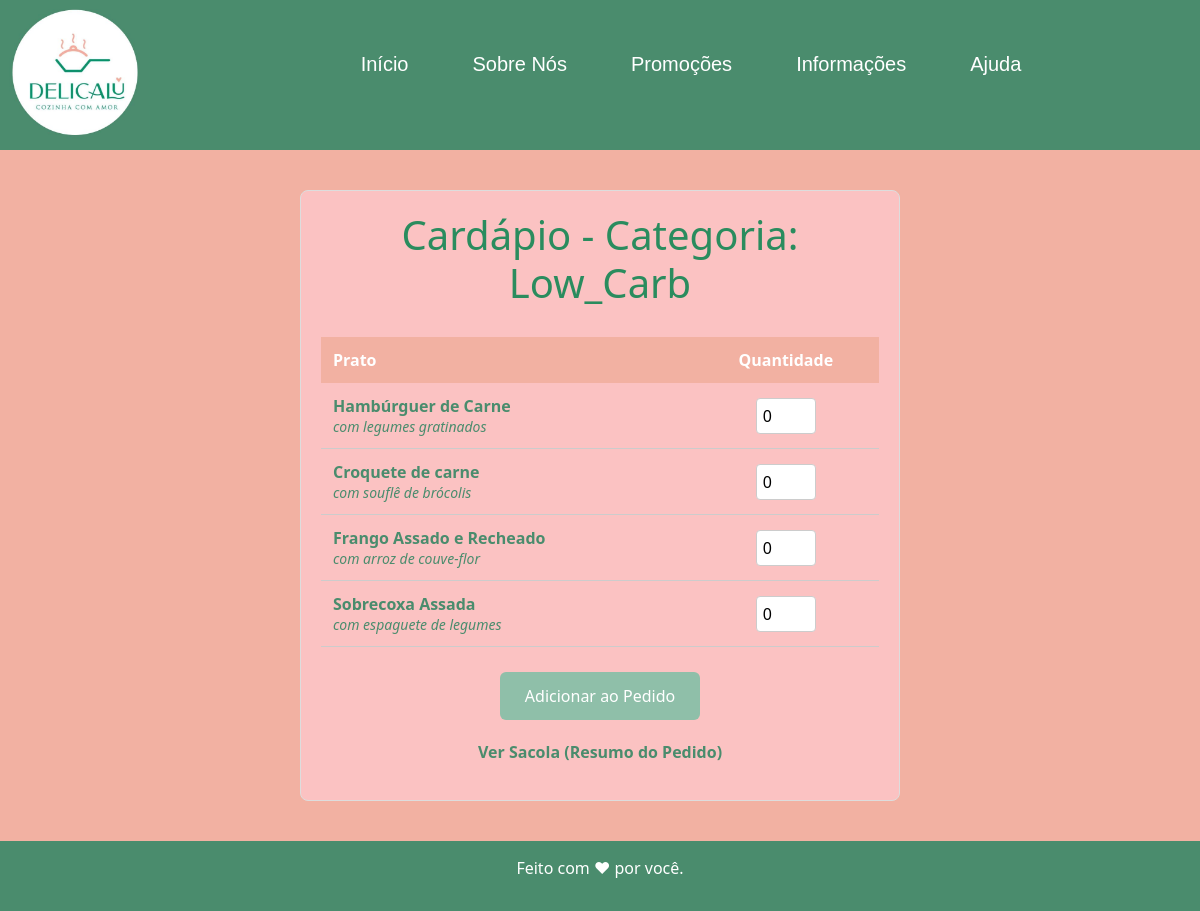
The page /cardapio/low_carb/ on the database its author committed.
### clientes/models.py (models this page shows, shortened)
class Cardapio(models.Model):
    principal = models.CharField(max_length=100)
    acompanhamento = models.CharField(max_length=100)
    categoria = models.CharField(
max_length=20,
        choices=[('comum', 'Comum'), ('saudavel', 'Saudável'), ('low_carb', 'Low Carb')]
    )

### clientes/views.py (the view)
# urls.py: path('cardapio/<str:categoria>/', cardapio_categoria, name='cardapio_categoria'),
def cardapio_categoria(request, categoria):
    pratos = Cardapio.objects.filter(categoria=categoria)
    return render(request, 'cardapio.html', {'categoria': categoria, 'pratos': pratos})

### clientes/templates/cardapio.html (shortened to what this page needs)
{% extends 'base.html' %}
{% block content %}
<div style="max-width: 600px; margin: 40px auto; padding: 20px; border: 1px solid #ddd; border-radius: 8px; background: #fbc2c2;">
  <h1 style="text-align: center; color: #2A8C5E; margin-bottom: 30px;">
    Cardápio - Categoria: {{ categoria|title }}
  </h1>
  <form method="post" action="{% url 'adicionar_ao_pedido' %}">
    <table style="width: 100%; border-collapse: collapse;"
      <thead>
        <tr style="background-color: #F2B1A2; color: white;">
          <th style="padding: 12px; text-align: left;">Prato</th>
          <th style="padding: 12px; text-align: center;">Quantidade</th>
        </tr>
      <tbody>
        {% for prato in pratos %}
        <tr style="border-bottom: 1px solid #ccc;">
          <td style="padding: 12px; color: #4A8C6D;" >
            <strong>{{ prato.principal }}</strong><br>
            <small><em>{{ prato.acompanhamento }}</em></small>
          </td>
          <td style="padding: 12px; text-align: center;">
            <input type="number" name="quantidade_{{ prato.id }}" min="0" value="0" style="width: 60px; padding: 6px; border: 1px solid #ccc; border-radius: 4px;">
          </td>
        </tr>
        {% endfor %}
      </tbody>
    </table>
    <div style="text-align: center; margin-top: 25px;">
      <button type="submit" style="background-color: #8FBFA9; color: white; border: none; padding: 12px 25px; font-size: 16px; border-radius: 6px; cursor: pointer; transition: background-color 0.3s ease;">
        Adicionar ao Pedido
      </button>
    </div>
  </form>
  <p style="text-align: center; margin-top: 20px;">
    <a href="{% url 'resumo_pedido' %}" style="color: #4A8C6D; font-weight: bold; text-decoration: none;">
      Ver Sacola (Resumo do Pedido)
    </a>
  </p>
</div>
{% endblock %}

### clientes/static/css/clientes.css (style rules this page uses)
* { margin: 0; border: 0; padding: 0; }
body { background-color: #f2b1a2; }
body { min-height: 100vh; display: flex; flex-direction: column; margin: 0; }

### rows shown on the page
Cardapio: principal "Hambúrguer de Carne", acompanhamento "com legumes gratinados"
Cardapio: principal "Croquete de carne", acompanhamento "com souflê de brócolis"
Cardapio: principal "Frango Assado e Recheado", acompanhamento "com arroz de couve-flor"
Cardapio: principal "Sobrecoxa Assada", acompanhamento "com espaguete de legumes"

### other values the page prints
{{ categoria|title }} "Low_Carb"
